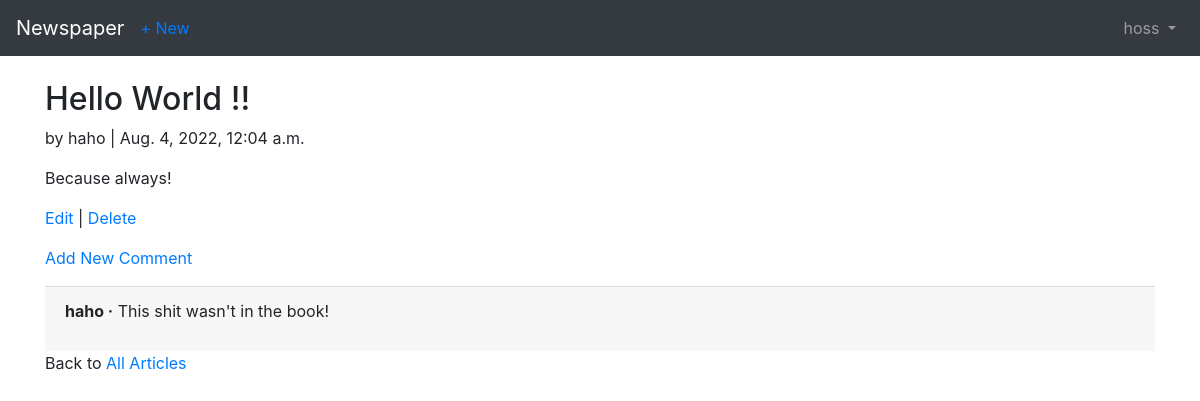
Screenshot of /articles/3/ (signed in) with the database file from the repository.
### users/models.py (models this page shows)
class CustomUser(AbstractUser):
    age = models.PositiveIntegerField(null=True, blank=True)

### articles/models.py (models this page shows, shortened)
class Article(models.Model):
    title = models.CharField(max_length=255)
    body = models.TextField()
    date = models.DateTimeField(auto_now_add=True)
    author = models.ForeignKey(
        get_user_model(), on_delete=models.CASCADE,
        )

class Comment(models.Model):
    article = models.ForeignKey(Article, on_delete=models.CASCADE, related_name='comments',)
    comment = models.CharField(max_length=200)
    author = models.ForeignKey(
        get_user_model(), on_delete=models.CASCADE,
    )
    def __str__(self):
        return self.comment

### articles/views.py (the view)
# urls.py: path('<int:pk>/', ArticleDetailView.as_view(), name='article_detail'),     #newyy
class ArticleDetailView(LoginRequiredMixin, DetailView):
    model = Article
    template_name = 'article_detail.html'
    login_url = 'login'

### templates/article_detail.html
{% extends 'base.html' %}
{% block content %}
     <div class="article-entry">
         <h2>{{ object.title }}</h2>
             <p>by {{ object.author }} | {{ object.date }}</p>
             <p>{{ object.body }}</p>
     </div>
     <p><a href="{% url 'article_edit' article.pk %}">Edit</a> | <a href="{% url 'article_delete' article.pk %}">Delete</a></p>
     <p><a href="{% url 'comment_new' article.pk %}">Add New Comment</a></p>
     <div class="card-footer">
        {% for comment in article.comments.all %}
            <p>
                <span class="font-weight-bold">{{ comment.author }} &middot;</span>
                {{ comment }}
            </p>
        {% endfor %}
    </div>
     <p>Back to <a href="{% url 'article_list' %}">All Articles</a></p>
{% endblock content %}

### templates/base.html (shortened to what this page needs)
<!doctype html>
<html lang="en">
    <head>
         <link rel="stylesheet" href="https://cdn.jsdelivr.net/npm/bootstrap@4.1.3/dist/css/bootstrap.min.css">
    </head>
    <body>
        <nav class="navbar navbar-expand-md navbar-dark bg-dark mb-4">
             <a class="navbar-brand" href="{% url 'home' %}">Newspaper</a>
             {% if user.is_authenticated %}
                 <ul class="navbar-nav mr-auto">
                     <li class="nav-item"><a href="{% url 'article_new' %}">+ New</a></li>
                 </ul>
             {% endif %}
             <div class="collapse navbar-collapse" id="navbarCollapse">
                 {% if user.is_authenticated %}
                     <ul class="navbar-nav ml-auto">
                         <li class="nav-item">
                            <a class="nav-link dropdown-toggle" href="#" id="userMenu" data-toggle="dropdown" aria-haspopup="true" aria-expanded="false">
                                 {{ user.username }}
                            </a>
                         </li>
                     </ul>
                 {% else %}
                     <form class="form-inline ml-auto">
                         <a href="{% url 'login' %}" class="btn btn-outline-secondary">Log In</a>
                         <a href="{% url 'signup' %}" class="btn btn-primary ml-2">Sign Up</a>
                     </form>
                 {% endif %}
             </div>
        </nav>
        <div class="container">
             {% block content %}
             {% endblock content %}
        </div>
    </body>
</html>

### rows the page displays
CustomUser: username "hoss"
Article: title "Hello World !!", author "haho", date "Aug. 4, 2022, 12:04 a.m.", body "Because always!"
Comment: author "haho", comment "This shit wasn't in the book!"
